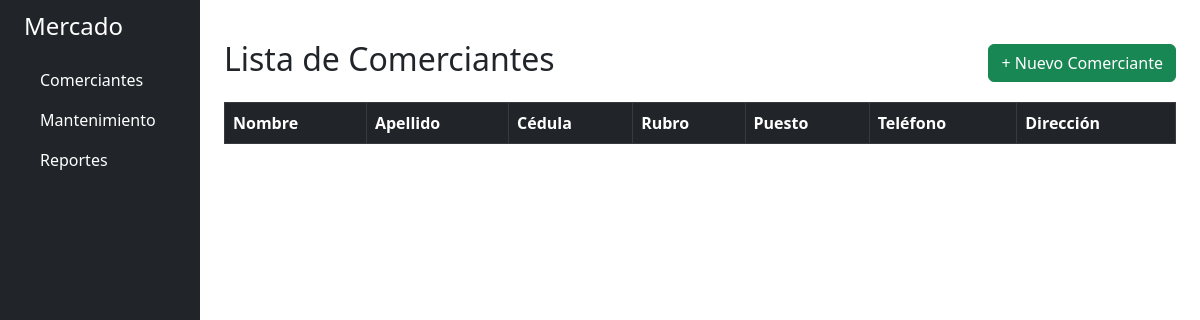
The app's page /comerciantes/, older data.
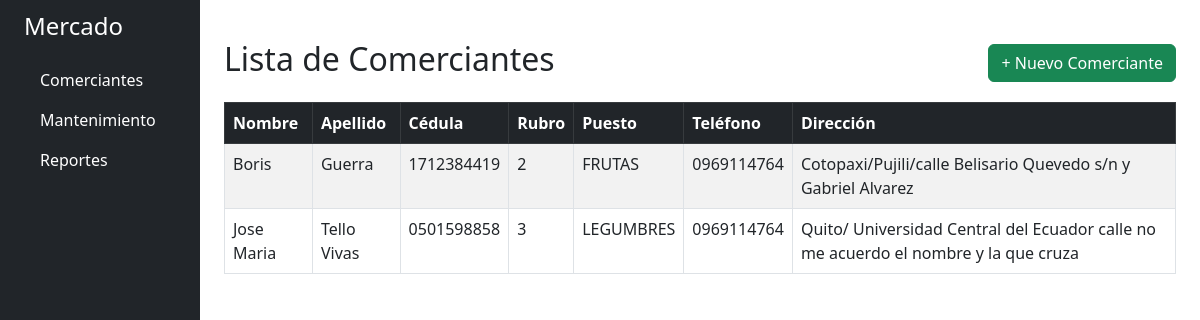
The same page, newer data.
### app/models.py (models this page shows)
class Comerciante(db.Model):
    id = db.Column(db.Integer, primary_key=True)
    nombre = db.Column(db.String(100), nullable=False)
    apellido = db.Column(db.String(100), nullable=False)
    cedula = db.Column(db.String(10), unique=True, nullable=False)
    direccion = db.Column(db.String(150), nullable=True)
    telefono = db.Column(db.String(15), nullable=True)
    rubro = db.Column(db.String(50), nullable=False)
    puesto = db.Column(db.String(20), nullable=False)
    activo = db.Column(db.Boolean, default=True)

### app/routes/comerciantes.py (the view)
@bp.route('/')
def index():
    lista = Comerciante.query.all()
    return render_template('comerciantes/index.html', comerciantes=lista)

### app/templates/comerciantes/index.html (shortened to what this page needs)
{% extends 'base.html' %}
{% block content %}
<div class="container mt-4">
  <div class="d-flex justify-content-between align-items-center mb-3">
    <h2>Lista de Comerciantes</h2>
    <a href="{{ url_for('comerciantes.nuevo') }}" class="btn btn-success">+ Nuevo Comerciante</a>
  </div>
  <table class="table table-striped table-bordered">
    <thead class="table-dark">
      <tr>
        <th>Nombre</th>
        <th>Apellido</th>
        <th>Cédula</th>
        <th>Rubro</th>
        <th>Puesto</th>
        <th>Teléfono</th>
        <th>Dirección</th>
      </tr>
    </thead>
    <tbody>
      {% for c in comerciantes %}
      <tr>
        <td>{{ c.nombre }}</td>
        <td>{{ c.apellido }}</td>
        <td>{{ c.cedula }}</td>
        <td>{{ c.rubro }}</td>
        <td>{{ c.puesto }}</td>
        <td>{{ c.telefono }}</td>
        <td>{{ c.direccion }}</td>
      </tr>
      {% endfor %}
    </tbody>
  </table>
</div>
{% endblock %}

### app/templates/base.html (shortened to what this page needs)
<!DOCTYPE html>
<html lang="es">
<head>
  <link href="https://cdn.jsdelivr.net/npm/bootstrap@5.3.0/dist/css/bootstrap.min.css" rel="stylesheet">
  <link rel="stylesheet" href="{{ url_for('static', filename='style.css') }}">
</head>
<body>
<div class="container-fluid">
  <div class="row flex-nowrap">
    <div class="col-auto col-md-3 col-xl-2 px-sm-2 px-0 bg-dark text-white min-vh-100">
      <div class="d-flex flex-column align-items-sm-start px-3 pt-2">
        <a href="/" class="d-flex align-items-center mb-3 text-white text-decoration-none">
          <span class="fs-4">Mercado</span>
        </a>
        <ul class="nav nav-pills flex-column mb-auto">
          <li class="nav-item">
            <a href="{{ url_for('comerciantes.index') }}" class="nav-link text-white">Comerciantes</a>
          </li>
          <li>
            <a href="{{ url_for('mantenimiento.index') }}" class="nav-link text-white">Mantenimiento</a>
          </li>
          <li>
            <a href="{{ url_for('reportes.index') }}" class="nav-link text-white">Reportes</a>
          </li>
        </ul>
      </div>
    </div>
    <div class="col py-3">
      {% block content %}{% endblock %}
    </div>
  </div>
</div>
</body>
</html>

Row changes from the older to the newer data that the page shows:
added Comerciante: nombre "Boris", apellido "Guerra", cedula "1712384419", rubro "2", puesto "FRUTAS", telefono "0969114764", direccion "Cotopaxi/Pujili/calle Belisario Quevedo s/n y Gabriel Alvarez"
added Comerciante: nombre "Jose Maria", apellido "Tello Vivas", cedula "0501598858", rubro "3", puesto "LEGUMBRES", telefono "0969114764", direccion "Quito/ Universidad Central del Ecuador calle no me acuerdo el nombre y la que cruza"
